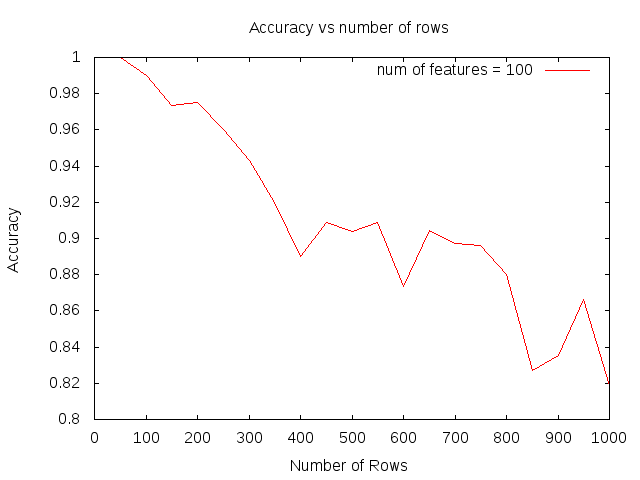

The script that saved this image:
set title 'Accuracy vs number of rows'
set style data lines
set term png
set xlabel 'Number of Rows'
set ylabel 'Accuracy'
set output 'experiment.png'
set datafile separator ','
plot \
     'experiment_n_features_100_max_rows_1000/rows_accuracies_n_features_100_max_rows_1000.csv' using 1:2 t 'num of features = 100' w lines, \

